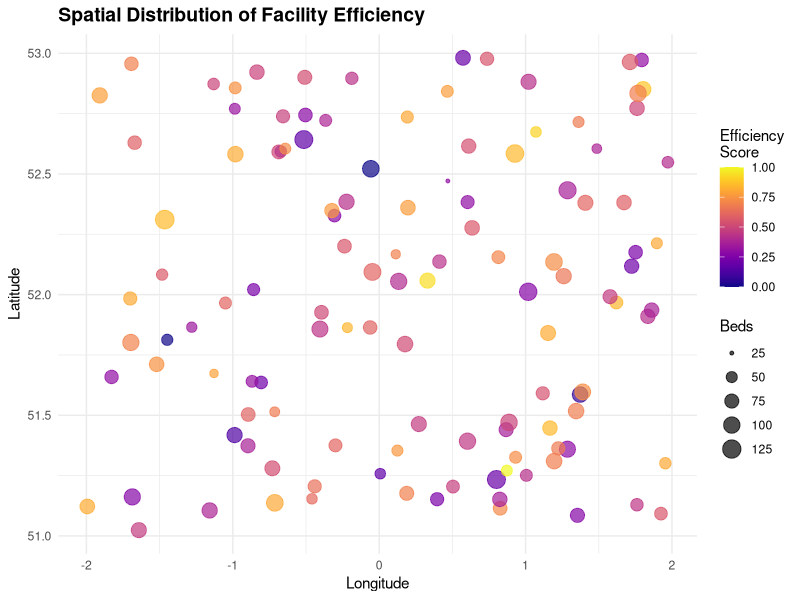
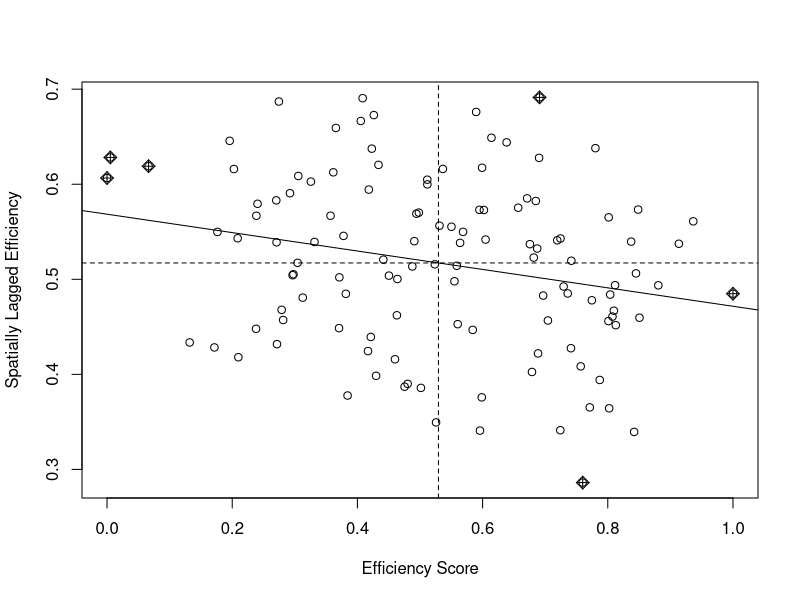

Reproduce these figures in R, in order.
# Spatial Analysis of Healthcare Facility Efficiency
# Demonstrates spatial autocorrelation and spatial econometric methods
# Author: E.R. Piombini
# Date: February 2025

# Load required packages
library(tidyverse)
library(sf)           # Spatial data handling
library(spdep)        # Spatial econometrics
library(spatialreg)   # Spatial regression models
library(ggplot2)
library(viridis)

set.seed(456)

# ============================================================================
# 1. Simulate Spatial Facility Data
# ============================================================================

n <- 120

# Create facilities with spatial coordinates (simulating a region)
facilities_spatial <- tibble(
  facility_id = 1:n,
  
  # Coordinates (simulating facilities across a geographic area)
  longitude = runif(n, min = -2, max = 2),
  latitude = runif(n, min = 51, max = 53),
  
  # Efficiency score (with spatial clustering)
  efficiency = rnorm(n, mean = 0.85, sd = 0.08),
  
  # Facility characteristics
  staff_ratio = rnorm(n, mean = 0.6, sd = 0.1),
  beds = round(rnorm(n, mean = 70, sd = 20)),
  urban = sample(c(0, 1), n, replace = TRUE, prob = c(0.4, 0.6)),
  ownership = sample(c("For-Profit", "Non-Profit"), n, replace = TRUE)
)

# Introduce spatial autocorrelation
# Facilities close to each other tend to have similar efficiency
coords <- as.matrix(facilities_spatial[, c("longitude", "latitude")])
dist_matrix <- as.matrix(dist(coords))

# Weight matrix based on inverse distance
W <- 1 / (dist_matrix + 0.1)  # +0.1 to avoid division by zero
diag(W) <- 0  # No self-influence

# Add spatial lag effect
spatial_effect <- 0.3 * (W %*% facilities_spatial$efficiency) / rowSums(W)
facilities_spatial$efficiency <- facilities_spatial$efficiency + as.vector(spatial_effect)

# Rescale efficiency to [0,1]
facilities_spatial$efficiency <- (facilities_spatial$efficiency - min(facilities_spatial$efficiency)) /
  (max(facilities_spatial$efficiency) - min(facilities_spatial$efficiency))

# ============================================================================
# 2. Create Spatial Objects
# ============================================================================

# Convert to sf object
facilities_sf <- st_as_sf(facilities_spatial, 
                         coords = c("longitude", "latitude"),
                         crs = 4326)

# Create spatial weights matrix using k-nearest neighbors
coords_sf <- st_coordinates(facilities_sf)
knn <- knearneigh(coords_sf, k = 5)
nb <- knn2nb(knn)
listw <- nb2listw(nb, style = "W")

# ============================================================================
# 3. Test for Spatial Autocorrelation
# ============================================================================

# Moran's I test
moran_test <- moran.test(facilities_spatial$efficiency, listw)

cat("\n")
cat(rep("=", 70), "\n")
cat("SPATIAL AUTOCORRELATION TEST\n")
cat(rep("=", 70), "\n")
print(moran_test)

# Local Moran's I (LISA)
local_moran <- localmoran(facilities_spatial$efficiency, listw)
facilities_spatial$local_moran_I <- local_moran[, 1]
facilities_spatial$local_moran_p <- local_moran[, 5]

# ============================================================================
# 4. Spatial Regression Models
# ============================================================================

# OLS model (baseline)
ols_model <- lm(efficiency ~ staff_ratio + beds + urban + ownership,
                data = facilities_spatial)

# Spatial Lag Model (SAR)
sar_model <- lagsarlm(efficiency ~ staff_ratio + beds + urban + ownership,
                      data = facilities_spatial, listw = listw)

# Spatial Error Model (SEM)
sem_model <- errorsarlm(efficiency ~ staff_ratio + beds + urban + ownership,
                        data = facilities_spatial, listw = listw)

# Model comparison
cat("\n")
cat(rep("=", 70), "\n")
cat("MODEL COMPARISON\n")
cat(rep("=", 70), "\n")

cat("\nOLS Model:\n")
print(summary(ols_model))

cat("\nSpatial Lag Model (SAR):\n")
print(summary(sar_model))

cat("\nSpatial Error Model (SEM):\n")
print(summary(sem_model))

# AIC comparison
aic_comparison <- data.frame(
  Model = c("OLS", "Spatial Lag", "Spatial Error"),
  AIC = c(AIC(ols_model), AIC(sar_model), AIC(sem_model))
) %>% arrange(AIC)

cat("\nAIC Comparison:\n")
print(aic_comparison)

# ============================================================================
# 5. Visualization
# ============================================================================

# Map of efficiency scores
p1 <- ggplot(facilities_spatial, aes(x = longitude, y = latitude, 
                                     color = efficiency, size = beds)) +
  geom_point(alpha = 0.7) +
  scale_color_viridis(option = "plasma") +
  labs(
    title = "Spatial Distribution of Facility Efficiency",
    x = "Longitude",
    y = "Latitude",
    color = "Efficiency\nScore",
    size = "Beds"
  ) +
  theme_minimal() +
  theme(
    plot.title = element_text(face = "bold", size = 14),
    legend.position = "right"
  )

print(p1)

# Moran's I scatterplot
moran_plot <- moran.plot(facilities_spatial$efficiency, listw,
                        labels = FALSE,
                        xlab = "Efficiency Score",
                        ylab = "Spatially Lagged Efficiency")

# ============================================================================
# 6. Export Results
# ============================================================================

# Save spatial data
write_csv(facilities_spatial, "spatial_efficiency_data.csv")

# Save model results
sink("spatial_regression_results.txt")
cat("SPATIAL REGRESSION ANALYSIS RESULTS\n")
cat(rep("=", 70), "\n\n")
cat("Moran's I Test:\n")
print(moran_test)
cat("\n\nSpatial Lag Model:\n")
print(summary(sar_model))
cat("\n\nSpatial Error Model:\n")
print(summary(sem_model))
sink()

cat("\nSpatial analysis complete. Results saved.\n")
